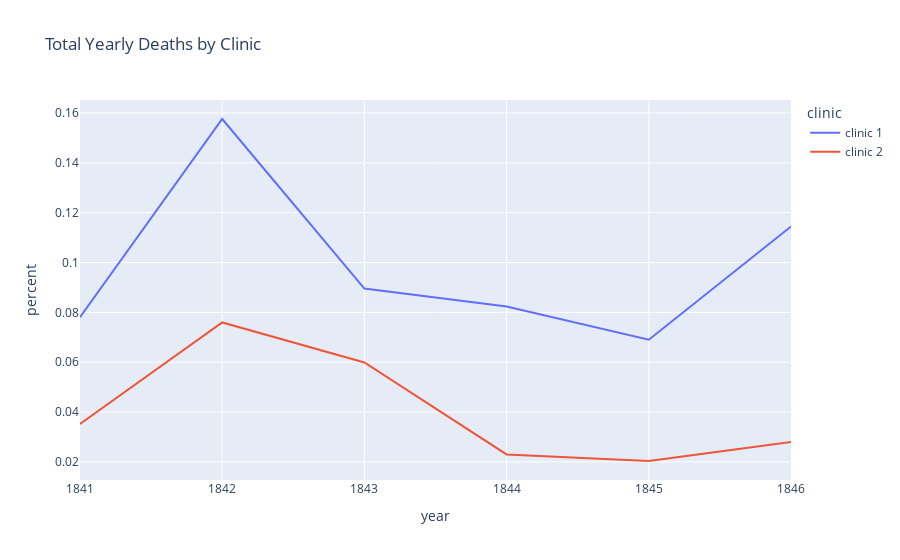

Notebook cell for this chart:
### Code cell
line = px.line(df_yearly, 
               x='year', 
               y='percent',
               color='clinic',
               title='Total Yearly Deaths by Clinic')
 
line.show()

### Figure 1 — Plotly figure (JSON) as saved in the notebook; plotly's stock layout.template omitted (floating-point values rounded to 4 significant figures)
{"data": [{"hovertemplate": "clinic=clinic 1<br>year=%{x}<br>percent=%{y}<extra></extra>", "legendgroup": "clinic 1", "line": {"color": "#636efa", "dash": "solid"}, "marker": {"symbol": "circle"}, "mode": "lines", "name": "clinic 1", "orientation": "v", "showlegend": true, "type": "scatter", "x": [1841, 1842, 1843, 1844, 1845, 1846], "xaxis": "x", "y": [0.07806, 0.1576, 0.08954, 0.08236, 0.06901, 0.1145], "yaxis": "y"}, {"hovertemplate": "clinic=clinic 2<br>year=%{x}<br>percent=%{y}<extra></extra>", "legendgroup": "clinic 2", "line": {"color": "#EF553B", "dash": "solid"}, "marker": {"symbol": "circle"}, "mode": "lines", "name": "clinic 2", "orientation": "v", "showlegend": true, "type": "scatter", "x": [1841, 1842, 1843, 1844, 1845, 1846], "xaxis": "x", "y": [0.03522, 0.07597, 0.05988, 0.023, 0.02036, 0.02797], "yaxis": "y"}], "layout": {"legend": {"title": {"text": "clinic"}, "tracegroupgap": 0}, "title": {"text": "Total Yearly Deaths by Clinic"}, "xaxis": {"anchor": "y", "domain": [0, 1], "title": {"text": "year"}}, "yaxis": {"anchor": "x", "domain": [0, 1], "title": {"text": "percent"}}}}
